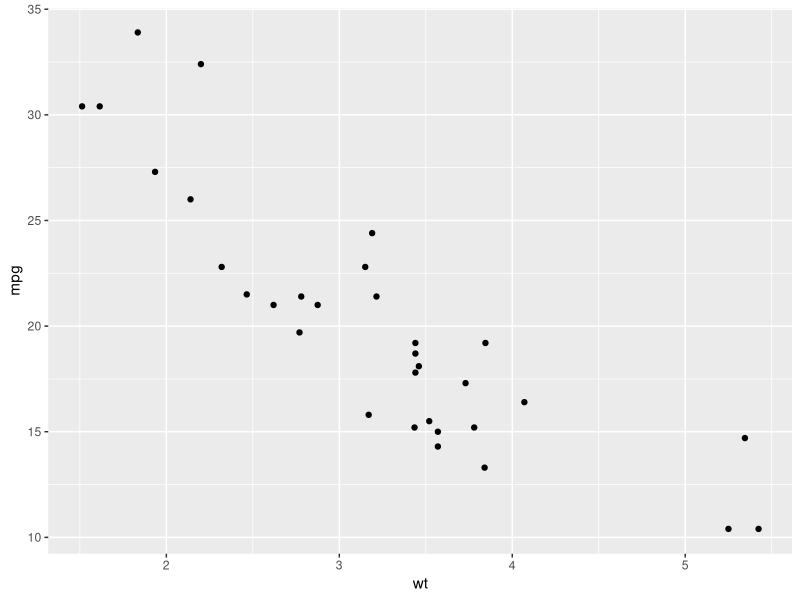
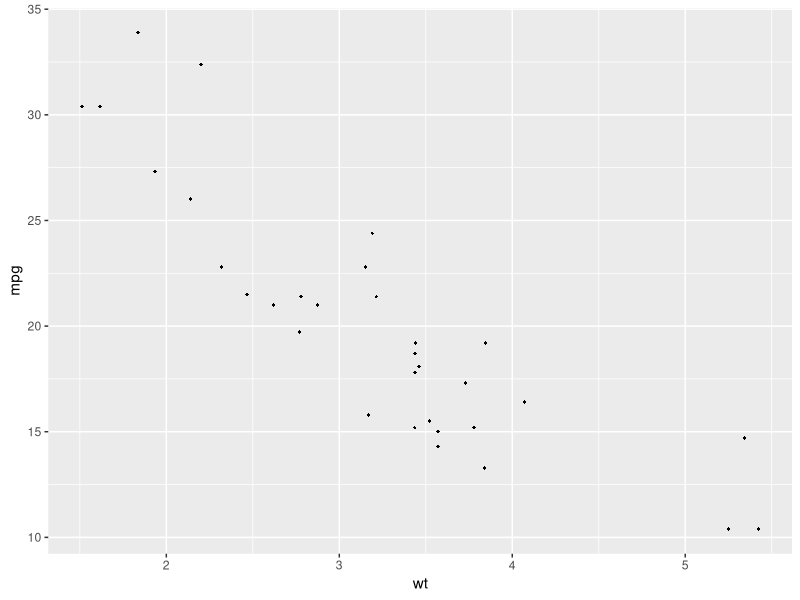
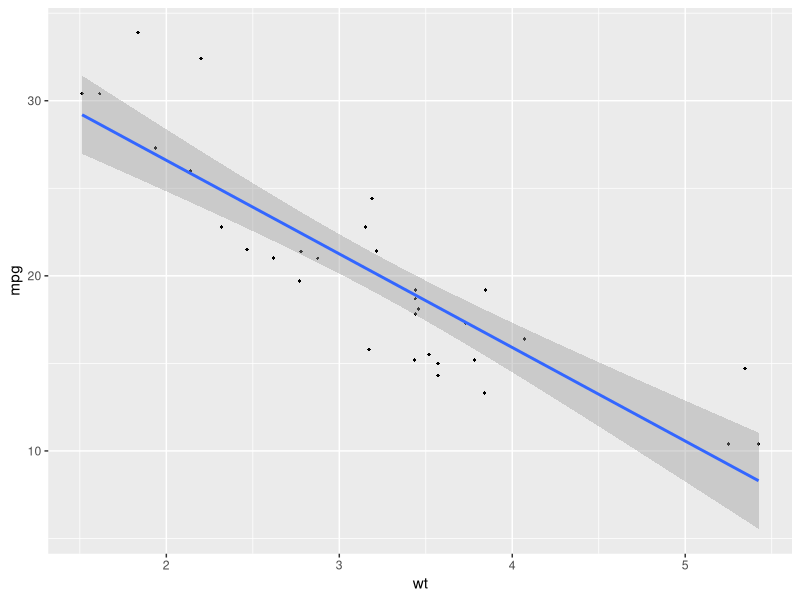
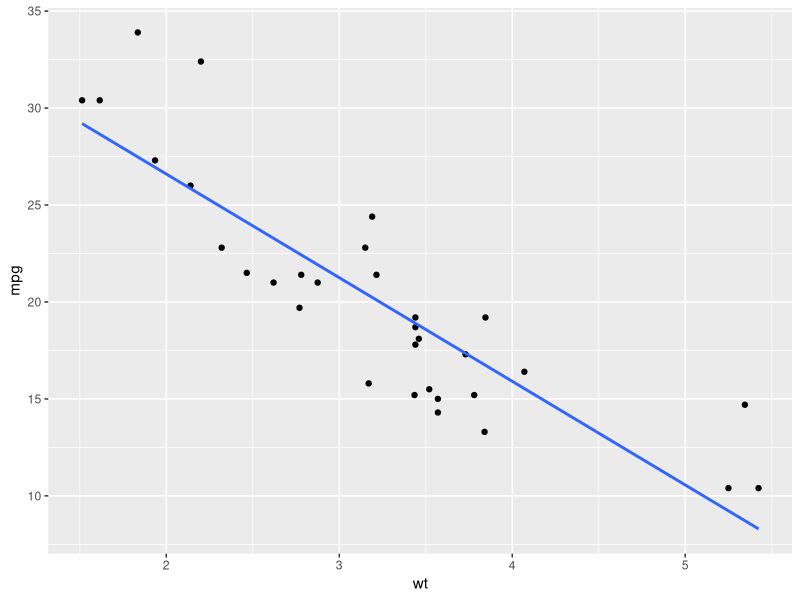
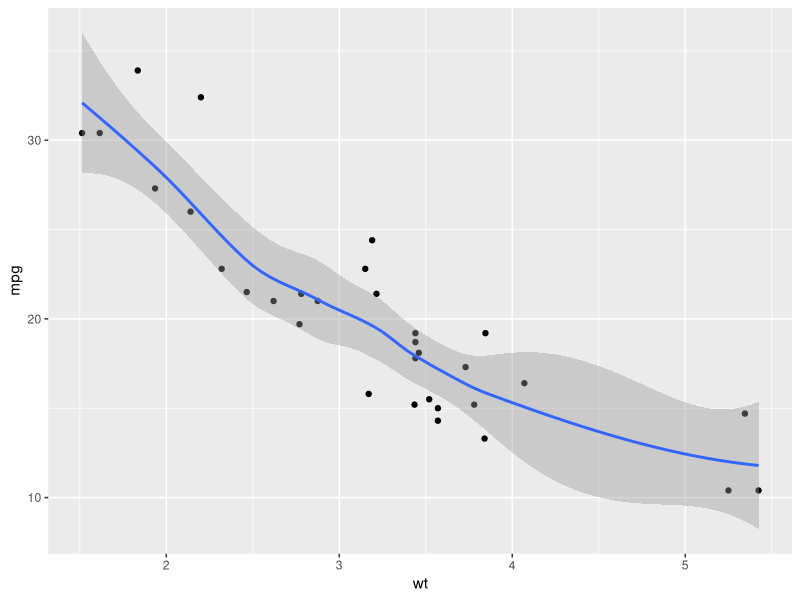
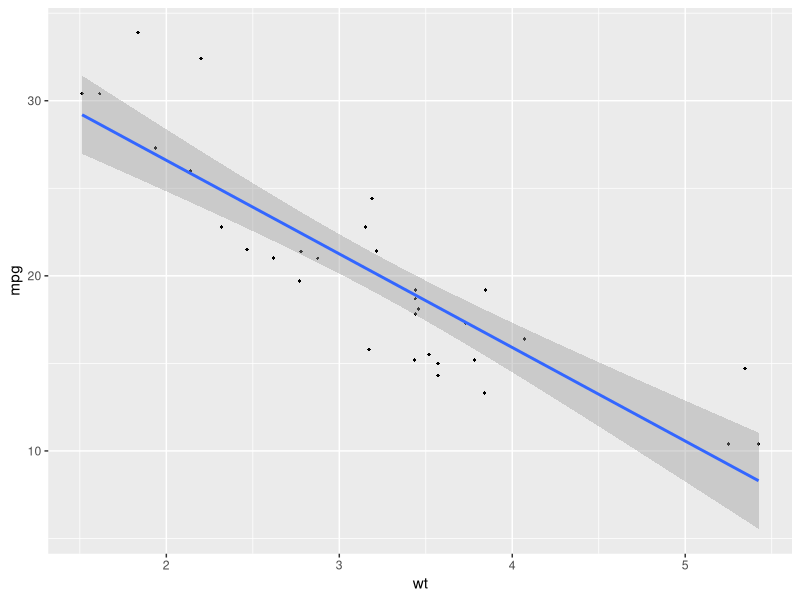
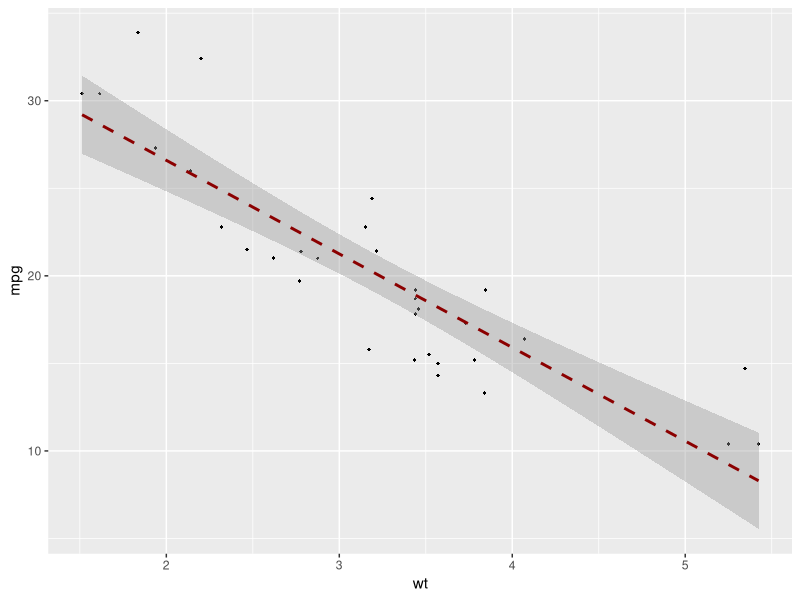
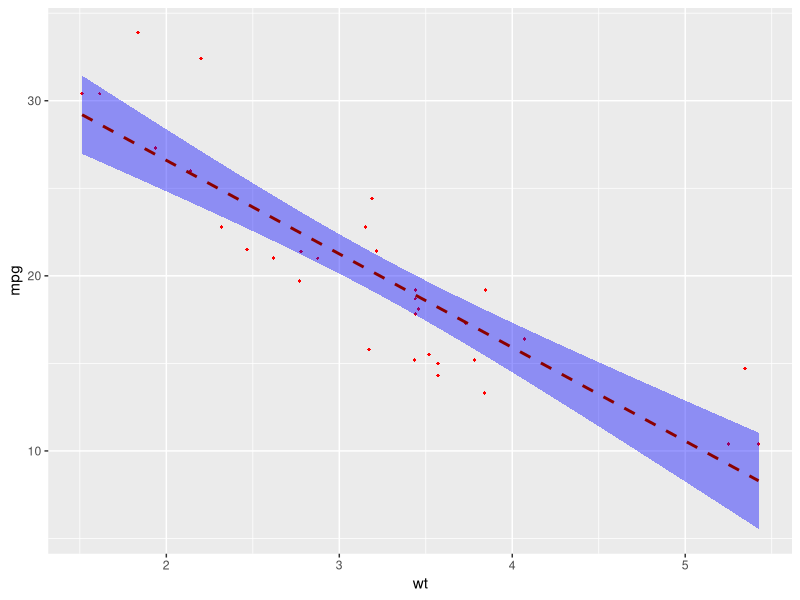

These figures' R source, in order:
# install.packages("ggplot2")
library(ggplot2)

dataset = mtcars

# Generating a basic scatter plot

ggplot(dataset, aes(x = wt, y = mpg)) +
  geom_point()

# Changing the point size and shape

ggplot(dataset, aes(x = wt, y = mpg)) +
  geom_point(size=1, shape=18)

# Adding the regression line

ggplot(dataset, aes(x = wt, y = mpg)) +
  geom_point(size=1, shape=18) +
  geom_smooth(method = lm)

#Removing the confidence interval
ggplot(dataset, aes(x = wt, y = mpg)) +
  geom_point() +
  geom_smooth(method = lm, se = FALSE)

#Loess method

ggplot(dataset, aes(x = wt, y = mpg)) +
  geom_point() +
  geom_smooth()

#Change the line type and color

ggplot(dataset, aes(x = wt, y = mpg)) +
  geom_point(size=1, shape=18) +
  geom_smooth(method = lm)

#How to change straight line to dashed line

ggplot(dataset, aes(x = wt, y = mpg)) +
  geom_point(size=1, shape=18) +
  geom_smooth(method = lm, linetype = "dashed",
              color = "darkred")

#Changing the confidence interval color

ggplot(dataset, aes(x = wt, y = mpg)) +
  geom_point(size=1, shape=18, color = "red") +
  geom_smooth(method = lm, linetype = "dashed",
              color = "darkred" , fill = "blue")

#Scatter plots in multiple groups

#Converting the cyl column from a numeric to factor variable

dataset$cyl = as.factor(dataset$cyl)

#Changing the point shapes by the levels of cyl
ggplot(dataset, aes(x = wt, y = mpg, shape = cyl)) +
  geom_point()

#Changing point shapes and colors by the levels pf cyl

ggplot(dataset, aes(x = wt, y = mpg, shape = cyl, color = cyl)) +
  geom_point()

#Changing point shapes,colors and sizes

ggplot(dataset, aes(x = wt, y = mpg, shape = cyl, color = cyl, size = cyl)) +
  geom_point()


